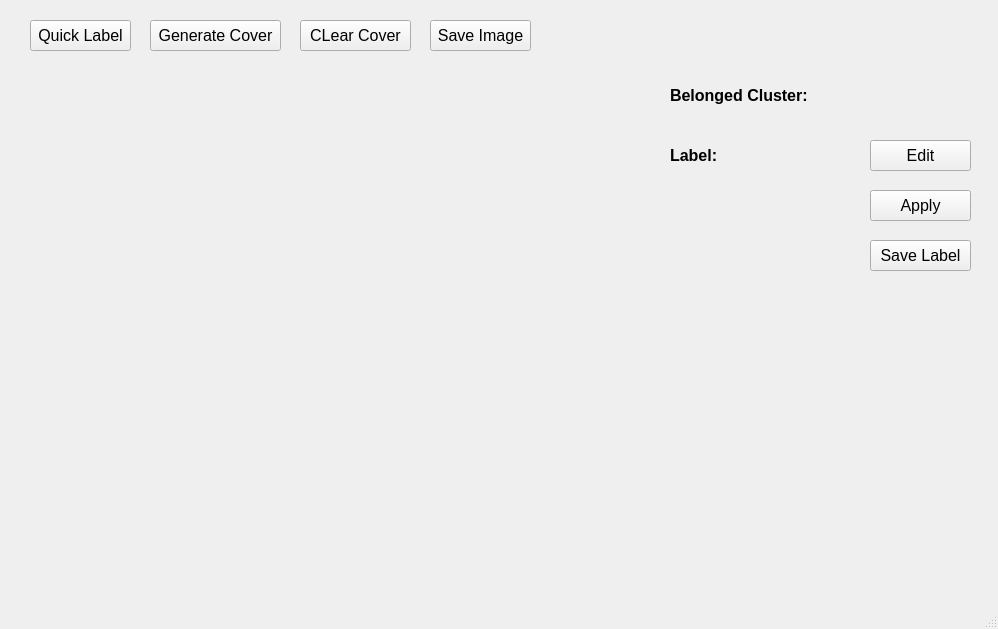
<?xml version="1.0" encoding="UTF-8"?>
<ui version="4.0">
 <class>LabelPage</class>
 <widget class="QMainWindow" name="LabelPage">
  <property name="geometry">
   <rect>
    <x>0</x>
    <y>0</y>
    <width>998</width>
    <height>629</height>
   </rect>
  </property>
  <property name="windowTitle">
   <string>LabelPage</string>
  </property>
  <widget class="QWidget" name="centralwidget">
   <widget class="QPushButton" name="quicklabel_button">
    <property name="geometry">
     <rect>
      <x>30</x>
      <y>20</y>
      <width>101</width>
      <height>31</height>
     </rect>
    </property>
    <property name="font">
     <font>
      <pointsize>12</pointsize>
     </font>
    </property>
    <property name="text">
     <string>Quick Label</string>
    </property>
   </widget>
   <widget class="QPushButton" name="save_image_button">
    <property name="geometry">
     <rect>
      <x>430</x>
      <y>20</y>
      <width>101</width>
      <height>31</height>
     </rect>
    </property>
    <property name="font">
     <font>
      <pointsize>12</pointsize>
     </font>
    </property>
    <property name="text">
     <string>Save Image</string>
    </property>
   </widget>
   <widget class="QPushButton" name="save_label_button">
    <property name="geometry">
     <rect>
      <x>870</x>
      <y>240</y>
      <width>101</width>
      <height>31</height>
     </rect>
    </property>
    <property name="font">
     <font>
      <pointsize>12</pointsize>
     </font>
    </property>
    <property name="text">
     <string>Save Label</string>
    </property>
   </widget>
   <widget class="QLabel" name="labelview">
    <property name="geometry">
     <rect>
      <x>30</x>
      <y>60</y>
      <width>520</width>
      <height>520</height>
     </rect>
    </property>
    <property name="text">
     <string/>
    </property>
    <property name="alignment">
     <set>Qt::AlignCenter</set>
    </property>
   </widget>
   <widget class="QPushButton" name="cover_button">
    <property name="geometry">
     <rect>
      <x>150</x>
      <y>20</y>
      <width>131</width>
      <height>31</height>
     </rect>
    </property>
    <property name="font">
     <font>
      <pointsize>12</pointsize>
     </font>
    </property>
    <property name="text">
     <string>Generate Cover</string>
    </property>
   </widget>
   <widget class="QPushButton" name="clear_button">
    <property name="geometry">
     <rect>
      <x>300</x>
      <y>20</y>
      <width>111</width>
      <height>31</height>
     </rect>
    </property>
    <property name="font">
     <font>
      <pointsize>12</pointsize>
     </font>
    </property>
    <property name="text">
     <string>CLear Cover</string>
    </property>
   </widget>
   <widget class="QLabel" name="label_2">
    <property name="geometry">
     <rect>
      <x>670</x>
      <y>80</y>
      <width>151</width>
      <height>31</height>
     </rect>
    </property>
    <property name="font">
     <font>
      <pointsize>12</pointsize>
      <weight>75</weight>
      <bold>true</bold>
     </font>
    </property>
    <property name="text">
     <string>Belonged Cluster:</string>
    </property>
    <property name="alignment">
     <set>Qt::AlignLeading|Qt::AlignLeft|Qt::AlignVCenter</set>
    </property>
   </widget>
   <widget class="QLabel" name="cluster_label">
    <property name="geometry">
     <rect>
      <x>830</x>
      <y>80</y>
      <width>71</width>
      <height>31</height>
     </rect>
    </property>
    <property name="font">
     <font>
      <pointsize>14</pointsize>
     </font>
    </property>
    <property name="text">
     <string/>
    </property>
   </widget>
   <widget class="QLabel" name="label_3">
    <property name="geometry">
     <rect>
      <x>670</x>
      <y>140</y>
      <width>61</width>
      <height>31</height>
     </rect>
    </property>
    <property name="font">
     <font>
      <pointsize>12</pointsize>
      <weight>75</weight>
      <bold>true</bold>
     </font>
    </property>
    <property name="text">
     <string>Label:</string>
    </property>
    <property name="alignment">
     <set>Qt::AlignLeading|Qt::AlignLeft|Qt::AlignVCenter</set>
    </property>
   </widget>
   <widget class="QPushButton" name="apply_button">
    <property name="geometry">
     <rect>
      <x>870</x>
      <y>190</y>
      <width>101</width>
      <height>31</height>
     </rect>
    </property>
    <property name="font">
     <font>
      <pointsize>12</pointsize>
     </font>
    </property>
    <property name="text">
     <string>Apply</string>
    </property>
   </widget>
   <widget class="QLabel" name="sp_label">
    <property name="geometry">
     <rect>
      <x>740</x>
      <y>140</y>
      <width>111</width>
      <height>31</height>
     </rect>
    </property>
    <property name="font">
     <font>
      <pointsize>14</pointsize>
     </font>
    </property>
    <property name="text">
     <string/>
    </property>
   </widget>
   <widget class="QPushButton" name="edit_button">
    <property name="geometry">
     <rect>
      <x>870</x>
      <y>140</y>
      <width>101</width>
      <height>31</height>
     </rect>
    </property>
    <property name="font">
     <font>
      <pointsize>12</pointsize>
     </font>
    </property>
    <property name="text">
     <string>Edit</string>
    </property>
   </widget>
  </widget>
  <widget class="QMenuBar" name="menubar">
   <property name="geometry">
    <rect>
     <x>0</x>
     <y>0</y>
     <width>998</width>
     <height>21</height>
    </rect>
   </property>
  </widget>
  <widget class="QStatusBar" name="statusbar"/>
 </widget>
 <resources/>
 <connections/>
</ui>
